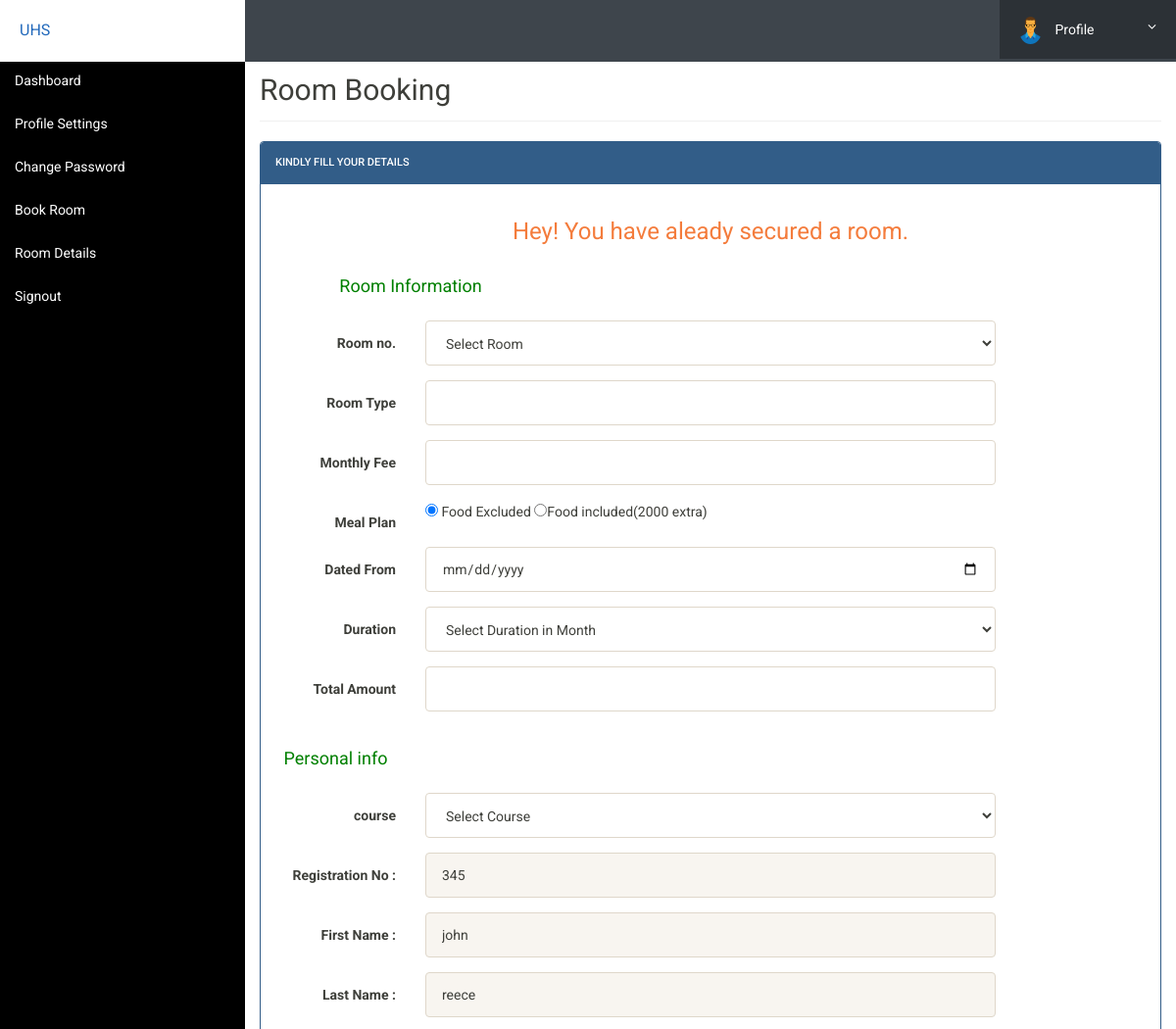
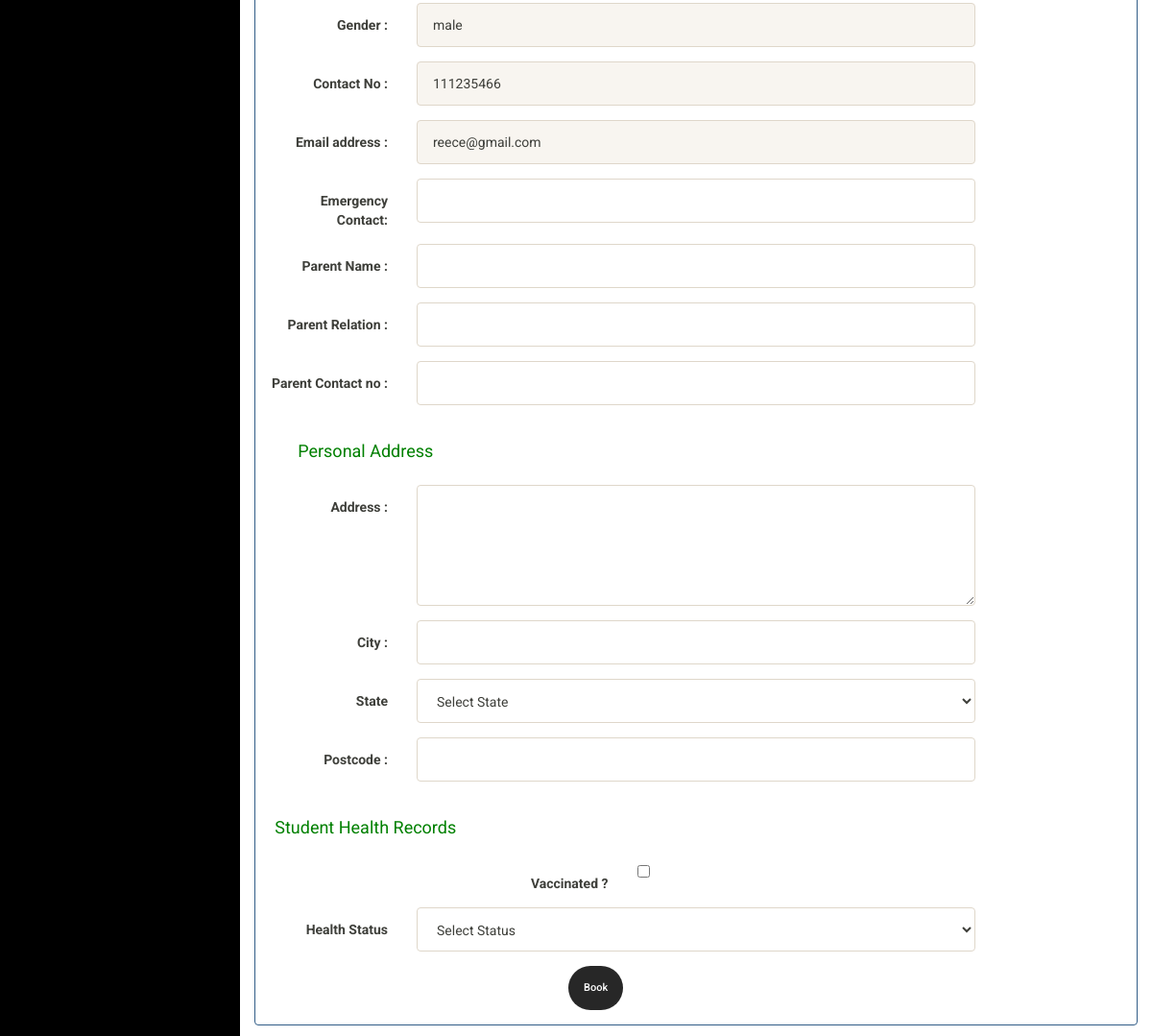
/book-hostel.php (signed in), run on the app's committed database (2 pictures, top to bottom).
### tables this page shows
CREATE TABLE `userregistration` (
  `id` int(11) NOT NULL,
  `regNo` varchar(255) NOT NULL,
  `firstName` varchar(255) NOT NULL,
  `lastName` varchar(255) NOT NULL,
  `gender` varchar(255) NOT NULL,
  `contactNo` bigint(20) NOT NULL,
  `emailaddr` varchar(255) NOT NULL,
  `password` varchar(255) NOT NULL,
  `regDate` timestamp NOT NULL DEFAULT current_timestamp(),
  `updationDate` varchar(45) NOT NULL,
  `passUdateDate` varchar(45) NOT NULL
);

### book-hostel.php (the view, shortened to what the rows shown need)
<?php
include('includes/config.php');
?>
<!doctype html>
<html lang="en" class="no-js">
    <head>
        <?php include("includes/head.php") ?>
    </head>
    <body>
        <div class="ts-main-content">
            <div class="content-wrapper">
                <div class="container-fluid">
                    <div class="row">
                        <div class="col-md-12">
                            <h2 class="page-title">Room Booking </h2>
                            <div class="row">
                                <div class="col-md-12">
                                    <div class="panel panel-primary">
                                        <div class="panel-body">
                                            <form method="post" action="" class="form-horizontal">
                                                <?php
                                                    $aid=$_SESSION['id'];
                                                    $ret="select * from userregistration where id=?";
                                                    $stmt= $mysqli->prepare($ret) ;
                                                    $stmt->bind_param('i',$aid);
                                                    $stmt->execute() ;
                                                    $res=$stmt->get_result();
                                                    while($row=$res->fetch_object())
                                                    {
                                                ?>
                                                <div class="form-group">
                                                    <label class="col-sm-2 control-label">Registration No : </label>
                                                    <div class="col-sm-8">
                                                        <input type="text" name="regno" id="regno" class="form-control"
                                                            value="<?php echo $row->regNo;?>" readonly>
                                                    </div>
                                                </div>
                                                <div class="form-group">
                                                    <label class="col-sm-2 control-label">First Name : </label>
                                                    <div class="col-sm-8">
                                                        <input type="text" name="fname" id="fname" class="form-control"
                                                            value="<?php echo $row->firstName;?>" readonly>
                                                    </div>
                                                </div>
                                                <div class="form-group">
                                                    <label class="col-sm-2 control-label">Last Name : </label>
                                                    <div class="col-sm-8">
                                                        <input type="text" name="lname" id="lname" class="form-control"
                                                            value="<?php echo $row->lastName;?>" readonly>
                                                    </div>
                                                </div>
                                                <div class="form-group">
                                                    <label class="col-sm-2 control-label">Gender : </label>
                                                    <div class="col-sm-8">
                                                        <input type="text" name="gender"
                                                            value="<?php echo $row->gender;?>" class="form-control"
                                                            readonly>
                                                    </div>
                                                </div>
                                                <div class="form-group">
                                                    <label class="col-sm-2 control-label">Contact No : </label>
                                                    <div class="col-sm-8">
                                                        <input type="text" name="contact" id="contact"
                                                            value="<?php echo $row->contactNo;?>" class="form-control"
                                                            readonly>
                                                    </div>
                                                </div>
                                                <div class="form-group">
                                                    <label class="col-sm-2 control-label">Email address : </label>
                                                    <div class="col-sm-8">
                                                        <input type="email" name="emailaddr" id="email"
                                                            class="form-control" value="<?php echo $row->emailaddr;?>"
                                                            readonly>
                                                    </div>
                                                </div>
                                                <?php } ?>
                                            </form>
                                        </div>
                                    </div>
                                </div>
                            </div>
                        </div>
                    </div>
                </div>
            </div>
        </div>
    </body>
</html>

### data on the page
userregistration: regno "345", fname "john", lname "reece", gender "male", contact "111235466", emailaddr "reece@gmail.com"
